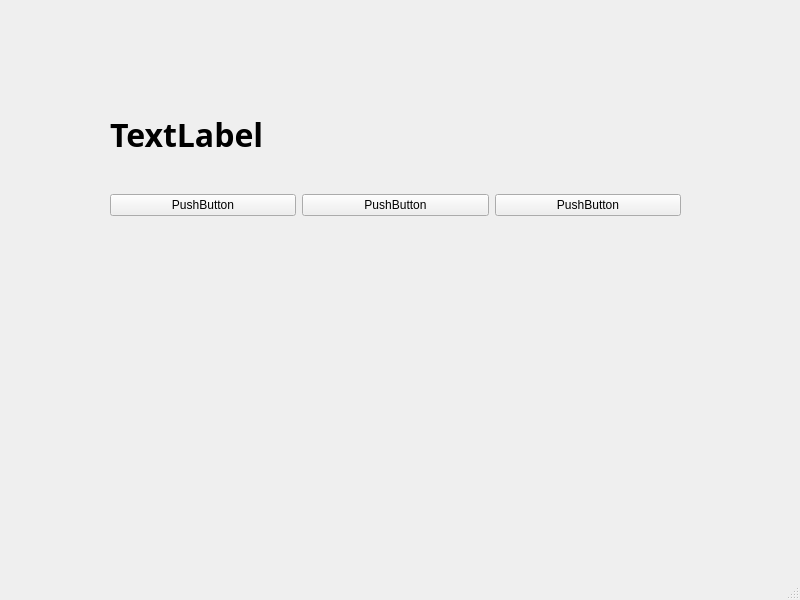
<?xml version="1.0" encoding="UTF-8"?>
<ui version="4.0">
 <class>MainWindow</class>
 <widget class="QMainWindow" name="MainWindow">
  <property name="geometry">
   <rect>
    <x>0</x>
    <y>0</y>
    <width>800</width>
    <height>600</height>
   </rect>
  </property>
  <property name="windowTitle">
   <string>MainWindow</string>
  </property>
  <widget class="QWidget" name="centralwidget">
   <widget class="QWidget" name="horizontalLayoutWidget">
    <property name="geometry">
     <rect>
      <x>110</x>
      <y>180</y>
      <width>571</width>
      <height>51</height>
     </rect>
    </property>
    <layout class="QHBoxLayout" name="horizontalLayout">
     <item>
      <widget class="QPushButton" name="pushButton">
       <property name="text">
        <string>PushButton</string>
       </property>
      </widget>
     </item>
     <item>
      <widget class="QPushButton" name="pushButton_2">
       <property name="text">
        <string>PushButton</string>
       </property>
      </widget>
     </item>
     <item>
      <widget class="QPushButton" name="pushButton_3">
       <property name="text">
        <string>PushButton</string>
       </property>
      </widget>
     </item>
    </layout>
   </widget>
   <widget class="QLabel" name="label">
    <property name="geometry">
     <rect>
      <x>110</x>
      <y>94</y>
      <width>571</width>
      <height>81</height>
     </rect>
    </property>
    <property name="font">
     <font>
      <family>맑은 고딕</family>
      <pointsize>24</pointsize>
      <weight>75</weight>
      <bold>true</bold>
     </font>
    </property>
    <property name="text">
     <string>TextLabel</string>
    </property>
   </widget>
  </widget>
  <widget class="QMenuBar" name="menubar">
   <property name="geometry">
    <rect>
     <x>0</x>
     <y>0</y>
     <width>800</width>
     <height>26</height>
    </rect>
   </property>
  </widget>
  <widget class="QStatusBar" name="statusbar"/>
 </widget>
 <resources/>
 <connections>
  <connection>
   <sender>pushButton</sender>
   <signal>clicked()</signal>
   <receiver>MainWindow</receiver>
   <slot>firstClick()</slot>
   <hints>
    <hint type="sourcelabel">
     <x>204</x>
     <y>236</y>
    </hint>
    <hint type="destinationlabel">
     <x>204</x>
     <y>306</y>
    </hint>
   </hints>
  </connection>
  <connection>
   <sender>pushButton_2</sender>
   <signal>clicked()</signal>
   <receiver>MainWindow</receiver>
   <slot>secondClick()</slot>
   <hints>
    <hint type="sourcelabel">
     <x>391</x>
     <y>230</y>
    </hint>
    <hint type="destinationlabel">
     <x>384</x>
     <y>311</y>
    </hint>
   </hints>
  </connection>
  <connection>
   <sender>pushButton_3</sender>
   <signal>clicked()</signal>
   <receiver>MainWindow</receiver>
   <slot>thirdClick()</slot>
   <hints>
    <hint type="sourcelabel">
     <x>574</x>
     <y>229</y>
    </hint>
    <hint type="destinationlabel">
     <x>576</x>
     <y>305</y>
    </hint>
   </hints>
  </connection>
 </connections>
 <slots>
  <slot>firstClick()</slot>
  <slot>secondClick()</slot>
  <slot>thirdClick()</slot>
 </slots>
</ui>
